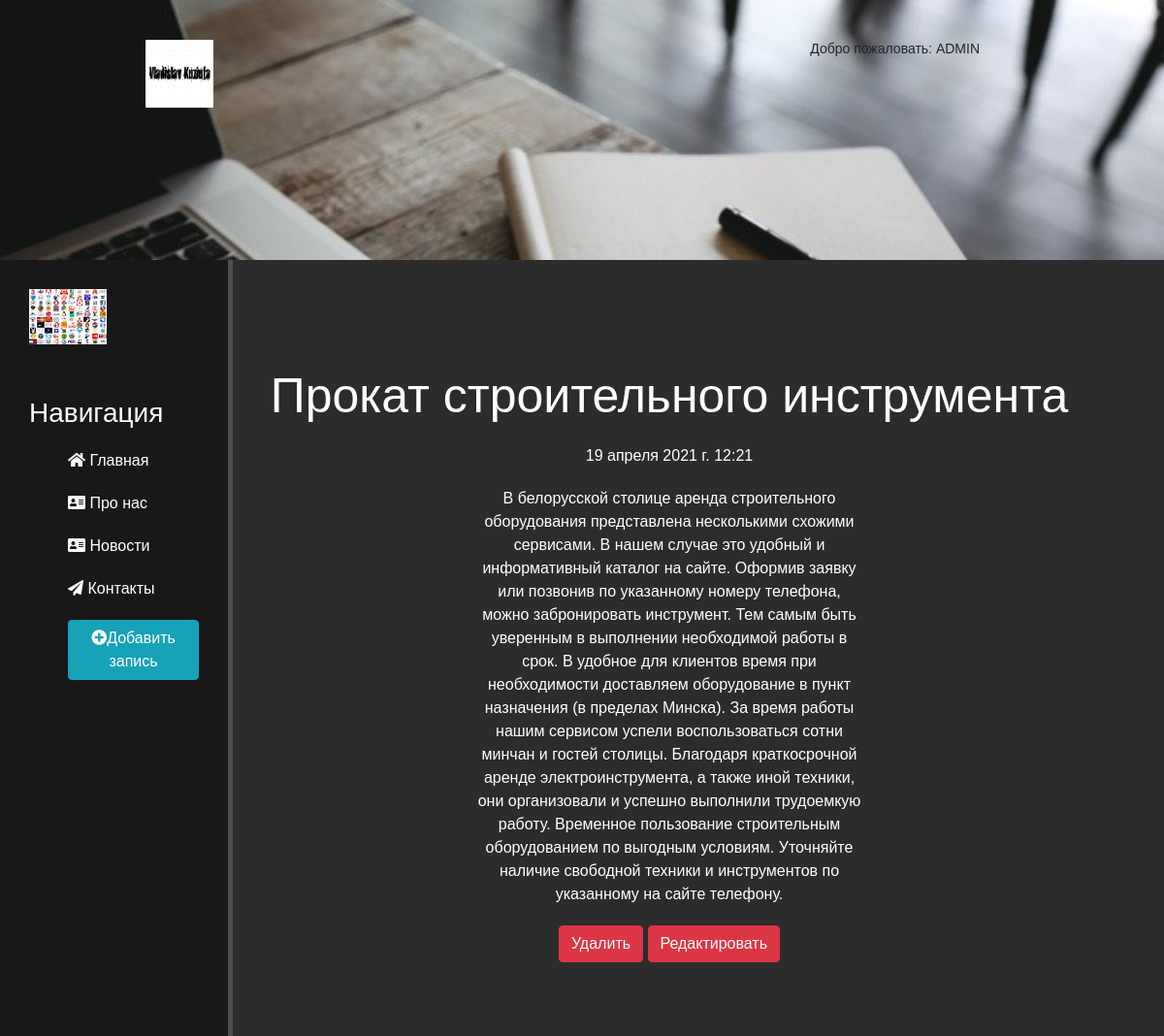
Page /news/2 (signed in) on the committed database.
### news/models.py (models this page shows, shortened)
class Articles(models.Model):
    title = models.CharField('Название', max_length=50)
    anons = models.CharField('Анонс', max_length=250)
    full_text = models.TextField('Статья')
    date = models.DateTimeField('Дата публикации')
    class Meta:
        verbose_name = 'Новость'
        verbose_name_plural = 'Новости'

### news/views.py (the view)
# urls.py: path('<int:pk>', views.NewsDetailView.as_view(), name='news_detail'),
class NewsDetailView(DetailView):
    model = Articles
    template_name = 'news/details_view.html'
    context_object_name = 'article'

### news/templates/news/details_view.html (shortened to what this page needs)
{% extends 'main/layout.html'%}
{% block content %}
    <div class="features">
        <h1>{{ article.title}}</h1>
        <p>{{ article.date }}</p>
        <p>{{ article.full_text}}</p>
        <a href="{%url 'news_delete' article.id %}" class="btn btn-danger">
            Удалить
        </a>
        <a href="{%url 'news_update' article.id %}" class="btn btn-danger">
            Редактировать
        </a>
    </div>
{% endblock %}

### main/templates/main/layout.html (shortened to what this page needs)
{% load static %}
<!DOCTYPE html>
<html lang="ru">
<head>
    <link rel="stylesheet" href="https://stackpath.bootstrapcdn.com/bootstrap/4.5.2/css/bootstrap.min.css" >
    <link rel="stylesheet" href="{% static 'main/css/main.css'%}">
    <link rel="stylesheet" href="https://use.fontawesome.com/releases/v5.8.2/css/all.css">
    <link rel="stylesheet" href="{% static 'main/styles/style.css'%}">
</head>
<header>
	<div class="container">
		<div class="heading clearfix">
<img src="{% static 'main/pictures/logo.png'%}" alt="{{user.username}}" class="logo">
<nav>
	<ul class="menu">
    <li>
    Добро пожаловать:
			<a >{{user.username}}</a>
		</li>
	</ul>
</nav>
</header>
<body>
    <aside>
        <img src="{% static 'main/img/logos.jpg'%}" alt="Лого">
        <span class="logo"></span><br>
        <h3>Навигация</h3>
        <ul>
            <a href="{% url 'home' %}"><li><i class="fas fa-home"></i> Главная</li></a>
            <a href="{% url 'about' %}"><li><i class="fas fa-address-card"></i> Про нас</li></a>
            <a href="{% url 'news_home' %}"><li><i class="fas fa-address-card"></i> Новости</li></a>
            <a href=""><li><i class="fas fa-paper-plane"></i> Контакты</li></a>
            <a href="{% url 'create'%}"><li><button class="btn btn-info"><i class="fas fa-plus-circle"></i>Добавить запись</button></li></a>
    </aside>
    <main>
    {% block content %}{% endblock %}
    </main>
</body>
</html>

### main/static/main/css/main.css (style rules this page uses)
body { background: #2c2c2c; }
aside { float: left; background: #181818; width: 20%; padding: 2.5%; height: 100vh; color: #fff; border-right: 5px solid #4d4d4d; }
aside img { width: 80px; float: left; }
aside .logo { font-size: 40px; margin-left: 10px; font-weight: bold; position: relative; top: -5px; }
aside h3 { margin-top: 50px; font-size: 28px; }
aside ul { list-style: none }
aside ul li { color: #fff; display: block; margin-top: 20px; transition: all .6s ease; }
main .features { float: left; color: #fff; margin-top: 100px; text-align: center; width: 75%; }
main .features h1 { font-size: 50px; }
main .features p { max-width: 400px;margin: 20px auto; }

### main/static/main/styles/style.css (style rules this page uses)
body { padding:0; margin:0; font-family:Arial,sans-serif; }
div { box-sizing:border-box; }
.clearfix:after { content:''; display:table; width:100%; clear:both; }
header { background-image: url(../pictures/screen.jpg); background-repeat: no-repeat; background-position: center top; background-size:cover; padding-bottom:157px; }
.container { width:930px; margin:0 auto; }
.logo { width:70px; height:70px; margin-top:41px; float:left; }
.menu { padding:0; margin:0; display:block; }
.menu li { float:left; display:block; margin-right:40px; font-size:14px; }
.menu li a { color:white; text-decoration:none; text-transform:uppercase; }
nav { float:right; margin-top:40px; }
h1 { color:white; font-size:67px; text-align:center; margin:10px; }

### rows in the picture
Articles: title "Прокат строительного инструмента", date "19 апреля 2021 г. 12:21", full_text "В белорусской столице аренда строительного оборудования представлена несколькими схожими сервисами. В нашем случае это удобный и информативный каталог на сайте. Оформив заявку или позвонив по указанному номеру телефона, можно забронировать инструмент. Тем самым быть уверенным в выполнении необходимой работы в срок. В удобное для клиентов время при необходимости доставляем оборудование в пункт назначения (в пределах Минска). За время работы нашим сервисом успели воспользоваться сотни минчан и гостей столицы. Благодаря краткосрочной аренде электроинструмента, а также иной техники, они организовали и успешно выполнили трудоемкую работу. Временное пользование строительным оборудованием по…"

### other values in the picture
{{ user.username }} "ADMIN"
